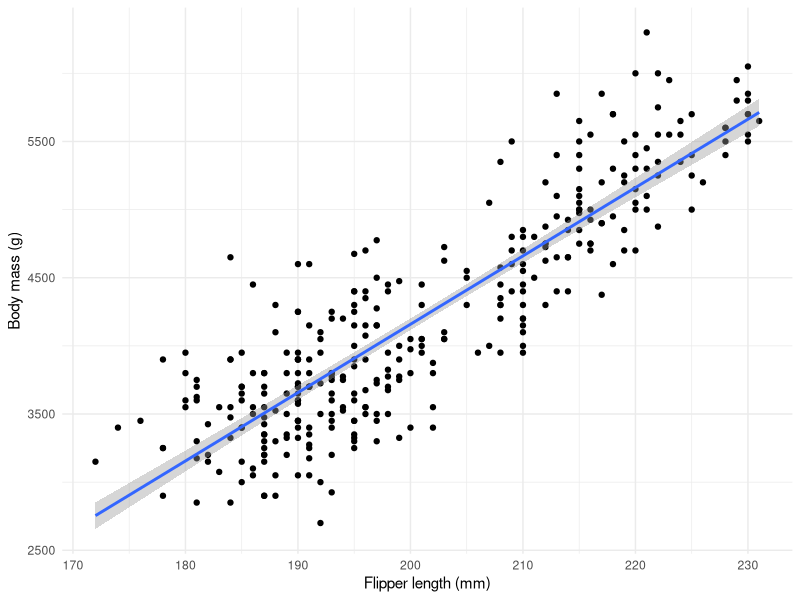
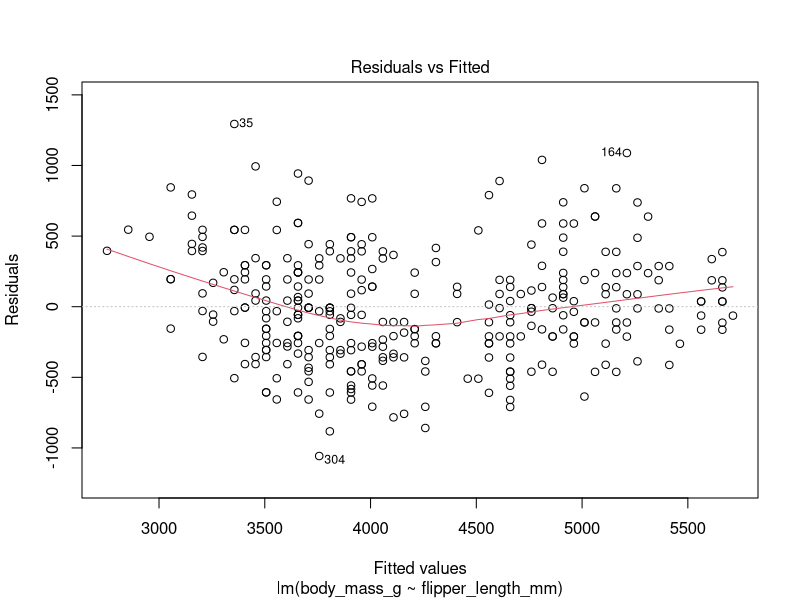
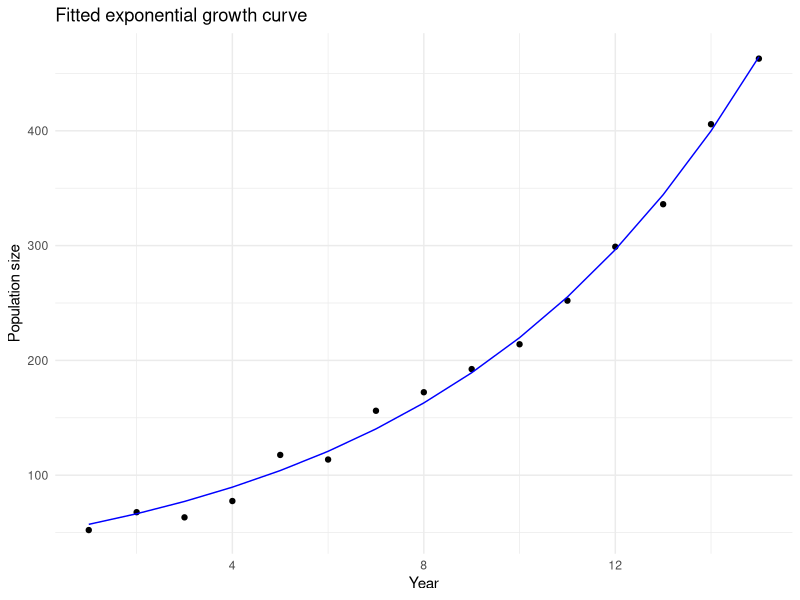

Here is the R script that generated these plots, in order:
## ---- chunk 1
library(ggplot2)
library(palmerpenguins)
data(penguins)
penguins <- na.omit(penguins)
## ---- chunk 2
model <- lm(body_mass_g ~ flipper_length_mm, data = penguins)
summary(model)
## ---- chunk 3
ggplot(data = penguins, aes(x = flipper_length_mm, y = body_mass_g)) +
  geom_point() +
  geom_smooth(method = "lm", se = TRUE) +
  labs(x = "Flipper length (mm)", y = "Body mass (g)") +
  theme_minimal()
## ---- chunk 4
plot(model, which = 1)
## ---- chunk 5
new_penguin <- data.frame(flipper_length_mm = 210)
predict(model, newdata = new_penguin)
## ---- chunk 6
set.seed(11)
year <- 1:15
population <- 50 * exp(0.15 * year) + rnorm(15, 0, 10)
pop_data <- data.frame(year, population)

growth_model <- nls(population ~ N0 * exp(r * year), data = pop_data,
                     start = list(N0 = 50, r = 0.1))
summary(growth_model)
## ---- chunk 7
ggplot(pop_data, aes(x = year, y = population)) +
  geom_point() +
  geom_line(aes(y = predict(growth_model)), color = "blue") +
  labs(title = "Fitted exponential growth curve", x = "Year", y = "Population size") +
  theme_minimal()
